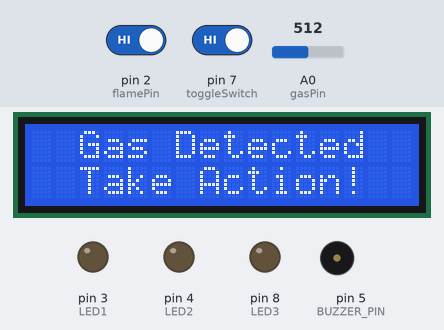
Bench run of a sketch on a simulated Arduino Uno, built with avr-gcc and run on an emulated ATmega328P. Shown: 16×2 character LCD, output pins drawn as LEDs (lit = HIGH), buzzer (waves = sounding, pin HIGH). Inputs (shaded band) come from the test bench; at power-on: A0 (gasPin) = 512, pin 2 (flamePin) HIGH, pin 7 (toggleSwitch) HIGH. What the sketch prints to the serial monitor is not drawn.

Above: at 1.2 s.
1.3 s: A0 (gasPin) set to 418
4.6 s: A0 (gasPin) set to 385
At 6.9 s:
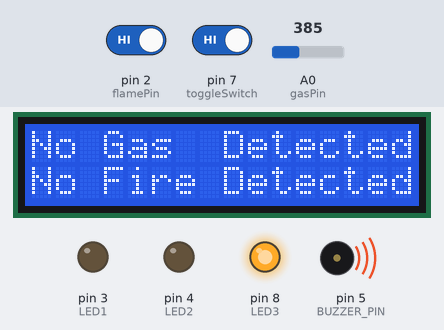
9.7 s: A0 (gasPin) set to 410
At 13.1 s:
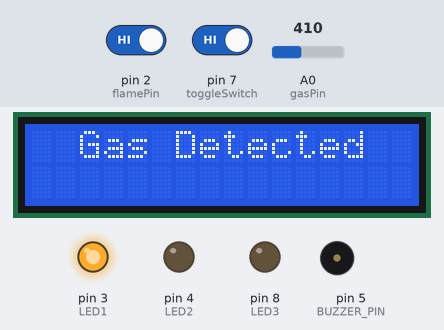
14.7 s: pin 2 (flamePin) driven LOW
At 16.1 s:
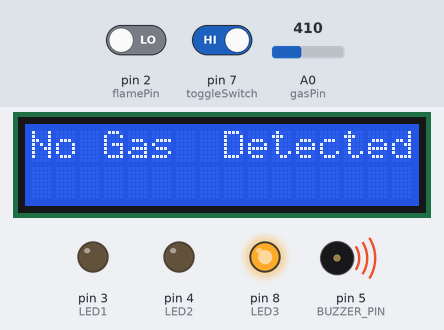
19.8 s: pin 7 (toggleSwitch) driven LOW
At 24.6 s:
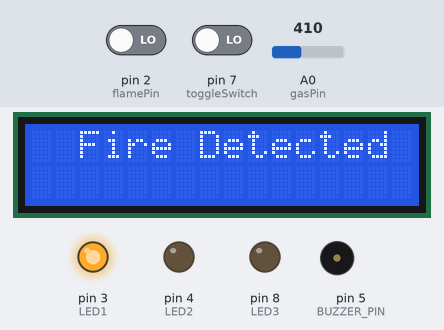
24.9 s: pin 2 (flamePin) driven HIGH
At 29.1 s:
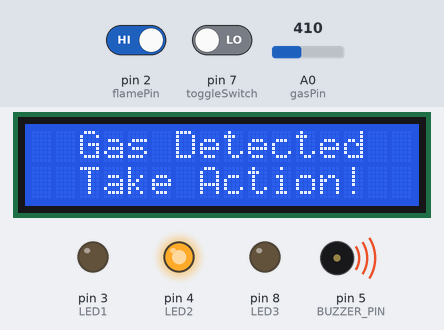
Timing chart, 0 to 30.9 s (numbered marks = the images above; inputs shaded):
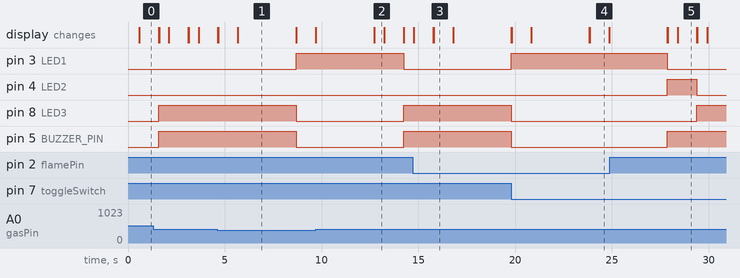

The sketch:

PAZ_Fire_and_Gas_Alarm_System.ino
```cpp
//======================================================================================
//Filename : PAZ_Fire and Gas Alarm System.ino
//Author : Al Francis B. Paz
//Email : afpaz@gbox.adnu.edu.ph
//Exercise Number:3
//Description :This project can detect fire and gas and then the buzzer activates. There is a text to be display in LCD when there is a fire or gas detected.
//Last modified: March 16, 2023
//======================================================================================

const int LED1 = 3;
const int LED2 = 4;
const int LED3 = 8;
const int BUZZER_PIN = 5;
int gasPin = A0;
int flamePin = 2;
// Your threshold value
int gasSensorThres = 400;
#include <LiquidCrystal_I2C.h>

// Set the LCD address to 0x27 for a 16 chars and 2 line display
LiquidCrystal_I2C lcd(0x27, 16, 2);
#include <ezButton.h>
ezButton toggleSwitch(7);  // create ezButton object that attach to pin 7;


void setup() {
  pinMode(LED1, OUTPUT);
  pinMode(LED2, OUTPUT);
  pinMode(LED3, OUTPUT);
 pinMode(BUZZER_PIN, OUTPUT);
  pinMode(gasPin, INPUT);
  pinMode(flamePin, INPUT);
  Serial.begin(9600);
  // initialize the LCD
  lcd.init     ();

  // Turn on the blacklight and print a message.
  lcd.backlight();
  //lcd.print("Hello, world!");
   toggleSwitch.setDebounceTime(50); // set debounce time to 50 milliseconds


}

void loop() {

   toggleSwitch.loop(); // MUST call the loop() function first

  int state = toggleSwitch.getState();
 if (state == LOW){ // Morning
    Serial.println("The switch: ON");
      int gasSensor = analogRead(gasPin);
  int flameSensor = digitalRead(flamePin);

  if  (flameSensor==LOW){ // HIGH MEANS NO FLAME
    Serial.println("Fire Detected");
    lcd.setCursor(2, 0);
     lcd.print("Fire Detected");
     delay(1000);
    lcd.setCursor(3, 1);
    lcd.print("Take Action!");
    delay(3000);
    lcd.clear();
    digitalWrite(LED1, LOW); // Fire is Detected
    digitalWrite(LED2, HIGH);
     digitalWrite(LED3, LOW);
   digitalWrite(BUZZER_PIN,HIGH);

  }
   else if (gasSensor > gasSensorThres) //Gas Detected
  {
    Serial.println("Gas Detected");
    lcd.setCursor(2, 0);
 lcd.print("Gas Detected");
  lcd.setCursor(2, 1);
   delay(500);
 lcd.print("Take Action!");
  delay(1000);
  lcd.clear();
    digitalWrite(LED1, LOW);
    digitalWrite(LED2, LOW);
    digitalWrite(LED3, HIGH);
    digitalWrite(BUZZER_PIN,HIGH);
  }


  else     // No Gas and Fire Detected
  {
    Serial.println("No Gas and Fire Detected");
      lcd.setCursor(0, 0);
     lcd.print("No Gas  Detected");
     delay(1000);
    lcd.setCursor(0, 1);
    lcd.print("No Fire Detected");
    delay(3000);
    lcd.clear();
    digitalWrite(LED1, HIGH);
    digitalWrite(LED2, LOW);
    digitalWrite(LED3, LOW);
    digitalWrite(BUZZER_PIN,LOW);
  }

 }
  if(state == HIGH){        // Evening
    Serial.println("The switch: OFF");
    int gasSensor = analogRead(gasPin);
  int flameSensor = digitalRead(flamePin);
    if  (flameSensor==LOW){ // HIGH MEANS NO FLAME
    Serial.println("No Gas and Fire Detected");
      lcd.setCursor(0, 0);
     lcd.print("No Gas  Detected");
     delay(1000);
    lcd.setCursor(0, 1);
    lcd.print("No Fire Detected");
    delay(3000);
    lcd.clear();
    digitalWrite(LED1, HIGH);
    digitalWrite(LED2, LOW);
    digitalWrite(LED3, LOW);
    digitalWrite(BUZZER_PIN,LOW);

  }
   else if (gasSensor > gasSensorThres) //Gas Detected
  {
    Serial.println("Gas Detected");
    lcd.setCursor(2, 0);
 lcd.print("Gas Detected");
  lcd.setCursor(2, 1);
   delay(500);
 lcd.print("Take Action!");
  delay(1000);
  lcd.clear();
    digitalWrite(LED1, LOW);
    digitalWrite(LED2, LOW);
    digitalWrite(LED3, HIGH);
    digitalWrite(BUZZER_PIN,HIGH);
  }


  else     // No Gas and Fire Detected
  {
    Serial.println("No Gas and Fire Detected");
      lcd.setCursor(0, 0);
     lcd.print("No Gas  Detected");
     delay(1000);
    lcd.setCursor(0, 1);
    lcd.print("No Fire Detected");
    delay(3000);
    lcd.clear();
    digitalWrite(LED1, HIGH);
    digitalWrite(LED2, LOW);
    digitalWrite(LED3, LOW);
    digitalWrite(BUZZER_PIN,LOW);
  }

}
}
```

Measured:
- the behaviour switches between 401 and 400 on A0 (gasPin) (found by bisection; images 0 and 1)
- after the input at 4.6 s, pin 3 (LED1): LOW → HIGH after 4.1 s; pin 8 (LED3), pin 5 (BUZZER_PIN): HIGH → LOW after 4.1 s; the display: first differs from a run without the input after 0.06 s (image 1 shows a later state)
- after the input at 9.7 s, pin 3 (LED1): HIGH → LOW after 4.5 s; pin 8 (LED3), pin 5 (BUZZER_PIN): LOW → HIGH after 4.5 s; the display: first differs from a run without the input after 3.0 s (image 2)
- after the input at 14.7 s, the display: first differs from a run without the input after 1.1 s (image 3)
- after the input at 19.8 s, the display: first differs from a run without the input after 4.1 s (image 4)
- after the input at 24.9 s, pin 8 (LED3): LOW → HIGH after 4.5 s; the display: first differs from a run without the input after 3.0 s (image 5 shows a later state)
- what the display in image 1 shows lasts 3.0 s, from 5.7 s to 8.7 s
